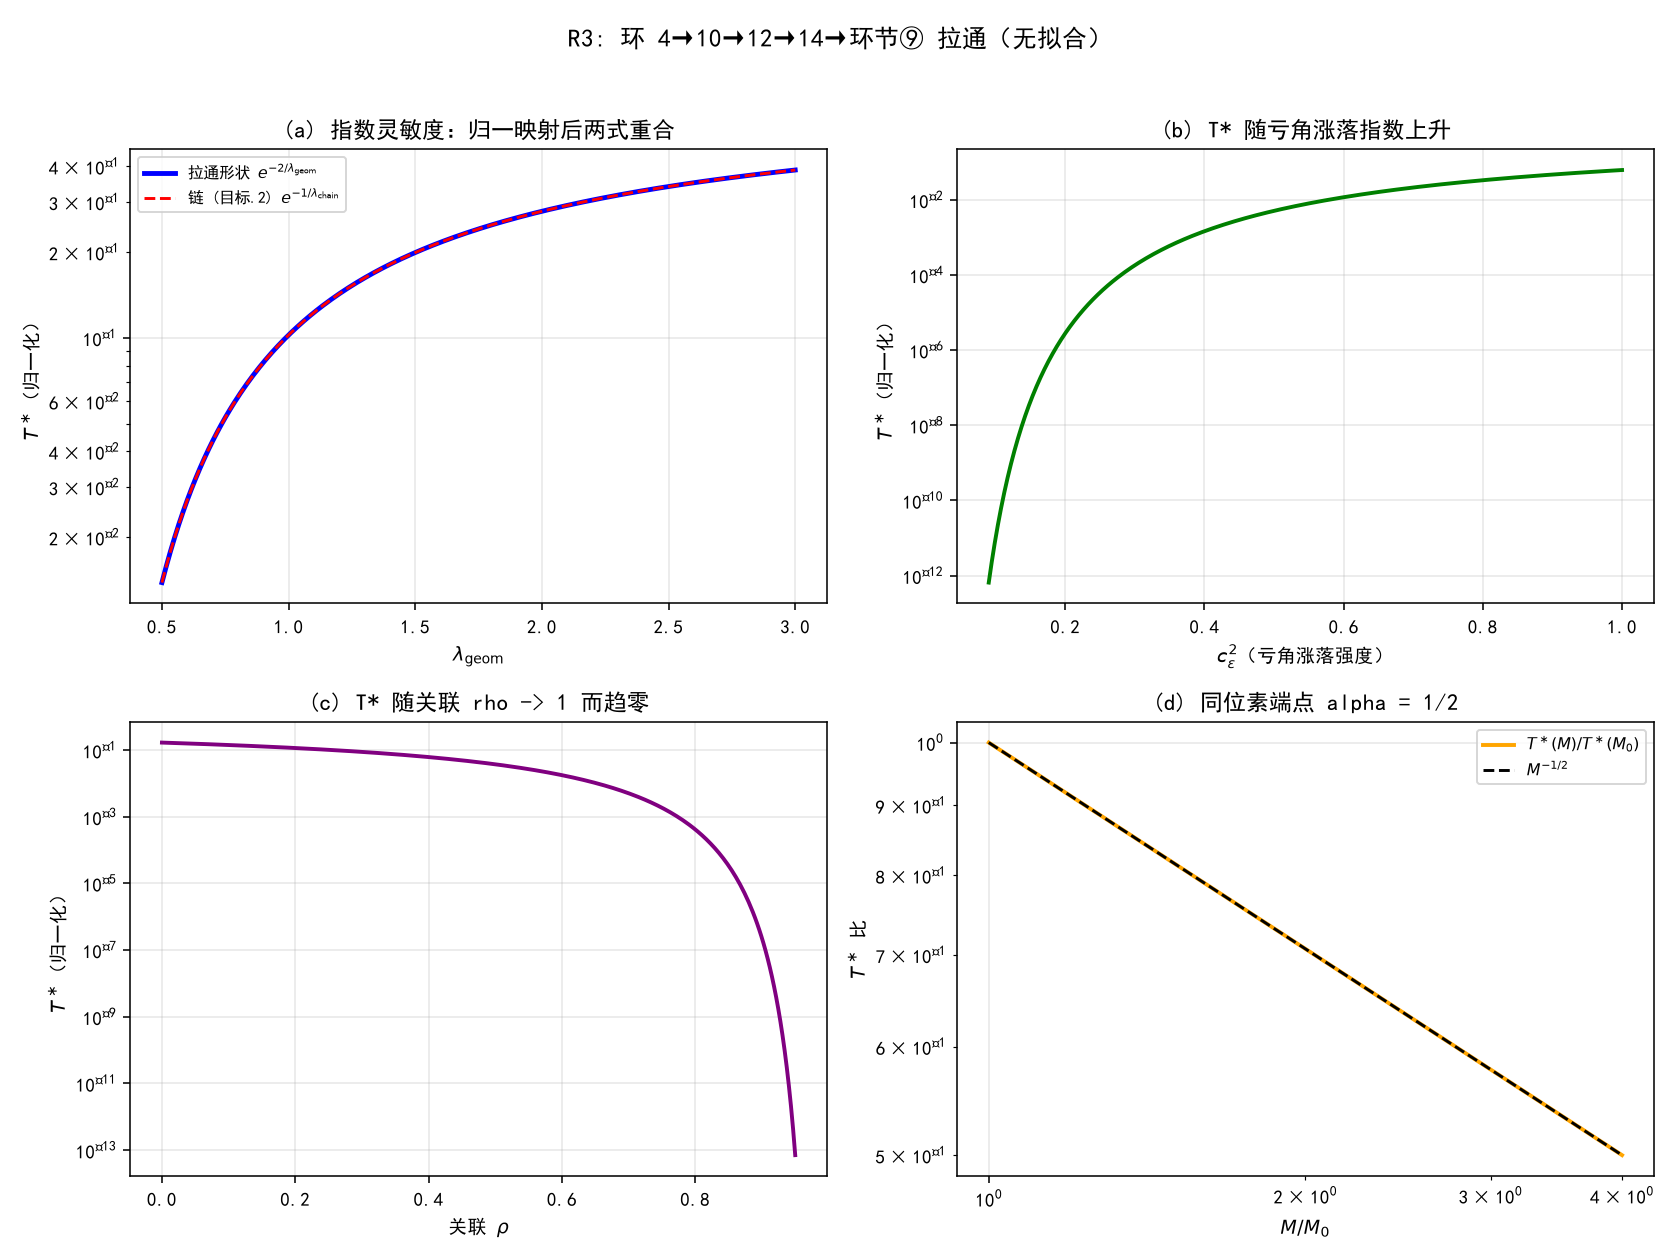

This chart was generated by the following Python code:
# -*- coding: utf-8 -*-
"""
R3: R1(lambda 几何) + R2(Cooper 对数) -> T* 形状拉通。
只检验代数恒等、单调方向、同位素标度，不拟合。仅用 numpy + matplotlib。
运行：python "10 探索/超导第一性研究/04_计算验证/全链R1R2拉通.py"
"""
import csv
import math
import os

import numpy as np
import matplotlib
matplotlib.use("Agg")
import matplotlib.pyplot as plt

plt.rcParams["font.sans-serif"] = ["SimHei", "Microsoft YaHei"]
plt.rcParams["axes.unicode_minus"] = False

HERE = os.path.dirname(os.path.abspath(__file__))
L113_E = 1.13 * math.exp(-1.5)  # 链登记前因子 1.13 e^{-3/2} ≈ 0.2528


def lambda_geom(N0, z, g, cE, rho, Q, M, omegaD):
    """R1 (CQM-L3)"""
    return 1.5 * N0 * z * g**2 * cE**2 * (1 - rho) * Q**2 / (M * omegaD**2)


def exponent_r31(M, c, N0, z, g, cE, rho):
    """R3.1: 2/lambda_geom = 4 M c^2 / (3 N0 z g^2 cE^2 (1-rho))"""
    return 4 * M * c**2 / (3 * N0 * z * g**2 * cE**2 * (1 - rho))


def tc_shape(p, omegaD, M, c, N0, z, g, cE, rho):
    """R3.2: T* = p hbar omegaD/kB exp[-exponent]（取 hbar/kB=1 的归一化形状）"""
    return p * omegaD * np.exp(-exponent_r31(M, c, N0, z, g, cE, rho))


def tc_chain(lam_chain, omegaD):
    """链登记形状 T* = 1.13 e^{-3/2} omegaD exp(-1/lambda_chain)"""
    return L113_E * omegaD * np.exp(-1 / lam_chain)


def assertions():
    out = {}
    base = dict(N0=1.0, z=8.0, g=1.0, cE=1.0, rho=0.4, Q=1.0, M=1.0, c=3.0)
    omD = base["c"] * base["Q"]
    lam = lambda_geom(N0=base["N0"], z=base["z"], g=base["g"], cE=base["cE"],
                      rho=base["rho"], Q=base["Q"], M=base["M"], omegaD=omD)
    out["lambda_geom"] = float(lam)

    # (R3.1) 数值恒等
    lhs = 2 / lam
    rhs = exponent_r31(base["M"], base["c"], base["N0"], base["z"],
                       base["g"], base["cE"], base["rho"])
    out["R31_relerr"] = float(abs(lhs - rhs) / abs(lhs))

    # (R3.3) 归一映射
    out["normalization_map_relerr"] = float(abs(2 / (2 * lam) - 1 / lam) / abs(1 / lam))

    # 归一映射后两式逐因子一致
    t1 = tc_shape(L113_E, omD, base["M"], base["c"], base["N0"],
                  base["z"], base["g"], base["cE"], base["rho"])
    t2 = tc_chain(lam / 2, omD)
    out["shape_match_relerr"] = float(abs(t1 - t2) / abs(t2))

    # 同位素：T(M)/T(M0) = (M/M0)^(-1/2)（c ~ M^{-1/2}, omegaD ~ M^{-1/2}）
    Ms = np.array([1.0, 2.0, 4.0])
    ratios = []
    for m in Ms:
        cm = base["c"] / np.sqrt(m)
        omm = cm * base["Q"]
        ratios.append(tc_shape(L113_E, omm, m, cm, base["N0"], base["z"],
                               base["g"], base["cE"], base["rho"]) / t1)
    out["isotope_exponent"] = float(np.log(ratios[-1]) / np.log(Ms[-1]))
    out["isotope_target"] = -0.5

    # 单调方向
    cE2s = np.array([0.3, 0.5, 0.7, 0.9])
    tc_cE = [tc_shape(L113_E, omD, base["M"], base["c"], base["N0"], base["z"],
                      base["g"], c, base["rho"]) for c in cE2s]
    out["tc_increasing_in_cE2"] = bool(np.all(np.diff(tc_cE) > 0))
    rhos = np.array([0.1, 0.4, 0.7, 0.9])
    tc_rho = [tc_shape(L113_E, omD, base["M"], base["c"], base["N0"], base["z"],
                       base["g"], base["cE"], r) for r in rhos]
    out["tc_decreasing_in_rho"] = bool(np.all(np.diff(tc_rho) < 0))
    return out


def plots(a):
    base = dict(N0=1.0, z=8.0, g=1.0, cE=1.0, rho=0.4, Q=1.0, M=1.0, c=3.0)
    omD = base["c"] * base["Q"]
    lam0 = lambda_geom(N0=base["N0"], z=base["z"], g=base["g"], cE=base["cE"],
                       rho=base["rho"], Q=base["Q"], M=base["M"], omegaD=omD)
    fig, axes = plt.subplots(2, 2, figsize=(12, 9))

    # (a) T* vs lambda_geom（指数灵敏度）+ 链形状对照
    ax = axes[0, 0]
    lams = np.linspace(0.5, 3.0, 300)
    t_shape = L113_E * omD * np.exp(-2 / lams)
    t_chain = tc_chain(lams / 2, omD)
    ax.plot(lams, t_shape, "b-", lw=2.5, label=r"拉通形状 $e^{-2/\lambda_{\rm geom}}$")
    ax.plot(lams, t_chain, "r--", lw=1.5, label=r"链 (目标.2) $e^{-1/\lambda_{\rm chain}}$")
    ax.set_yscale("log")
    ax.set_xlabel(r"$\lambda_{\rm geom}$")
    ax.set_ylabel(r"$T^\ast$（归一化）")
    ax.set_title("(a) 指数灵敏度：归一映射后两式重合")
    ax.legend(fontsize=8)
    ax.grid(alpha=0.3)

    # (b) T* vs c_eps^2（亏角涨落）
    ax = axes[0, 1]
    cEs = np.linspace(0.3, 1.0, 300)
    tcE = [tc_shape(L113_E, omD, base["M"], base["c"], base["N0"], base["z"],
                    base["g"], ce, base["rho"]) for ce in cEs]
    ax.plot(cEs**2, tcE, "g-", lw=2)
    ax.set_yscale("log")
    ax.set_xlabel(r"$c_\varepsilon^2$（亏角涨落强度）")
    ax.set_ylabel(r"$T^\ast$（归一化）")
    ax.set_title("(b) T* 随亏角涨落指数上升")
    ax.grid(alpha=0.3)

    # (c) T* vs rho（关联）
    ax = axes[1, 0]
    rhos = np.linspace(0.0, 0.95, 300)
    trho = [tc_shape(L113_E, omD, base["M"], base["c"], base["N0"], base["z"],
                     base["g"], base["cE"], r) for r in rhos]
    ax.plot(rhos, trho, "purple", lw=2)
    ax.set_yscale("log")
    ax.set_xlabel(r"关联 $\rho$")
    ax.set_ylabel(r"$T^\ast$（归一化）")
    ax.set_title("(c) T* 随关联 rho -> 1 而趋零")
    ax.grid(alpha=0.3)

    # (d) 同位素
    ax = axes[1, 1]
    M = np.linspace(1, 4, 300)
    ratio = []
    for m in M:
        cm = base["c"] / np.sqrt(m)
        omm = cm * base["Q"]
        ratio.append(tc_shape(L113_E, omm, m, cm, base["N0"], base["z"],
                              base["g"], base["cE"], base["rho"]) / a["ref"])
    ax.loglog(M, ratio, "orange", lw=2, label=r"$T^\ast(M)/T^\ast(M_0)$")
    ax.loglog(M, M**-0.5, "k--", lw=1.5, label=r"$M^{-1/2}$")
    ax.set_xlabel(r"$M/M_0$")
    ax.set_ylabel(r"$T^\ast$ 比")
    ax.set_title("(d) 同位素端点 alpha = 1/2")
    ax.legend(fontsize=8)
    ax.grid(alpha=0.3)

    fig.suptitle("R3: 环 4→10→12→14→环节⑨ 拉通（无拟合）", fontsize=13)
    fig.tight_layout(rect=[0, 0, 1, 0.96])
    png = os.path.join(HERE, "全链R1R2拉通.png")
    fig.savefig(png, dpi=140)
    plt.close(fig)
    return png


if __name__ == "__main__":
    a = assertions()
    base = dict(N0=1.0, z=8.0, g=1.0, cE=1.0, rho=0.4, Q=1.0, M=1.0, c=3.0)
    a["ref"] = tc_shape(L113_E, base["c"] * base["Q"], base["M"], base["c"],
                        base["N0"], base["z"], base["g"], base["cE"], base["rho"])
    print("=== R3 数值断言 ===")
    for k, v in a.items():
        print(f"{k:32s} = {v}")
    p = plots(a)
    path = os.path.join(HERE, "全链R1R2拉通_断言.csv")
    with open(path, "w", newline="", encoding="utf-8-sig") as f:
        w = csv.writer(f)
        w.writerow(["assertion", "value"])
        for k, v in a.items():
            w.writerow([k, v])
    print(f"\n图像: {p}\n断言表: {path}")
